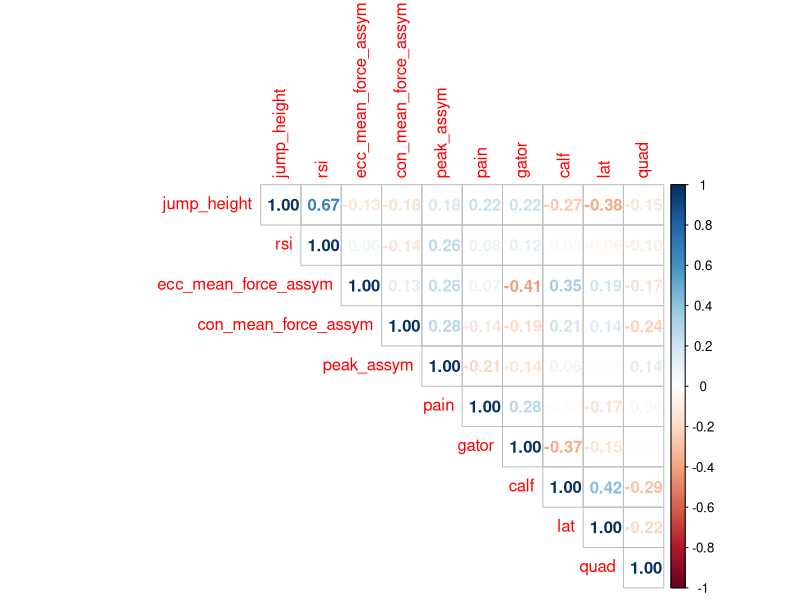

Generate this figure with R:
library(tidyverse)
library(corrplot)

data <- read.csv(file = './Data/pro_skills_testing.csv')
clean_data <- data[!is.na(data$jump_height), ]

corr_data <- select(clean_data, -c(First, Last, Team, ecc_mean_assym_side, con_mean_force_assym_side, peak_assym_side, event)) %>%
  mutate(pain = ifelse(pain == 'Y', 1, 0), gator = ifelse(gator == 'Y', 1, 0), calf = ifelse(calf == 'Y', 1, 0), lat = ifelse(lat == 'Y', 1, 0), quad = ifelse(quad == 'Y', 1, 0))

# i <- 1
# j <- 1
# corr_matrix <- matrix(nrow = length(names(corr_data)), ncol = length(names(corr_data)))
# rownames(corr_matrix) = names(corr_data)
# colnames(corr_matrix) = names(corr_data)
# 
# for (name1 in names(corr_data)) {
#   
#   for(name2 in names(corr_data)){
#     fit <- lm(corr_data[[name1]] ~ corr_data[[name2]])
#     anova <- anova(fit)
#     p_value <- anova$`Pr(>F)`[1]
#     corr_matrix[i, j] <- 1 - p_value
#     j <- j + 1
#   }
#   
#   j <- 1
#   i <- i + 1
# }


corr_matrix <- cor(corr_data, use = 'pairwise.complete.obs', method = 'pearson')
print(corrplot(corr_matrix, method = 'number', type = 'upper'))
